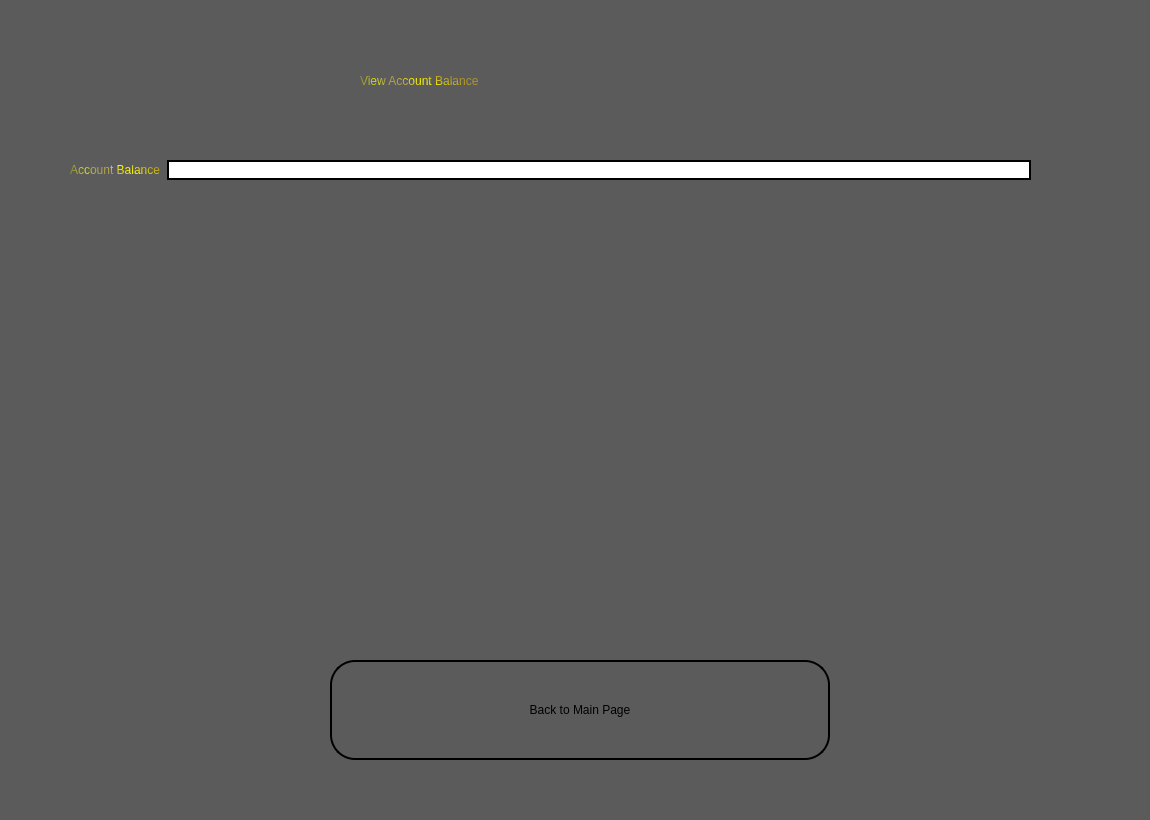
<?xml version="1.0" encoding="UTF-8"?>
<ui version="4.0">
 <class>User_Account_Balance</class>
 <widget class="QWidget" name="User_Account_Balance">
  <property name="geometry">
   <rect>
    <x>0</x>
    <y>0</y>
    <width>1150</width>
    <height>820</height>
   </rect>
  </property>
  <property name="windowTitle">
   <string>User - View Account Balance</string>
  </property>
  <property name="windowIcon">
   <iconset>
    <normaloff>C:/Users/Ahmed Mohammed/Desktop/Pictures/App_Icon.png</normaloff>C:/Users/Ahmed Mohammed/Desktop/Pictures/App_Icon.png</iconset>
  </property>
  <widget class="QLabel" name="Sign_In_Label">
   <property name="geometry">
    <rect>
     <x>0</x>
     <y>0</y>
     <width>1150</width>
     <height>820</height>
    </rect>
   </property>
   <property name="sizePolicy">
    <sizepolicy hsizetype="Fixed" vsizetype="Fixed">
     <horstretch>0</horstretch>
     <verstretch>0</verstretch>
    </sizepolicy>
   </property>
   <property name="styleSheet">
    <string notr="true">background-color: rgb(91, 91, 91);</string>
   </property>
   <property name="text">
    <string/>
   </property>
   <property name="pixmap">
    <pixmap>C:/Users/Ahmed Mohammed/Desktop/Pictures/ezgif-6-82dce513e7.png</pixmap>
   </property>
   <property name="scaledContents">
    <bool>true</bool>
   </property>
  </widget>
  <widget class="QPushButton" name="Back">
   <property name="geometry">
    <rect>
     <x>330</x>
     <y>660</y>
     <width>500</width>
     <height>100</height>
    </rect>
   </property>
   <property name="styleSheet">
    <string notr="true">border-color: qlineargradient(spread:pad, x1:0, y1:0, x2:1, y2:0, stop:0 rgba(0, 0, 0, 255), stop:1 rgba(255, 255, 255, 255));
font: 700 20pt &quot;Segoe Script&quot;;
color: qconicalgradient(cx:0.058, cy:0.636, angle:0, stop:0 rgba(91, 80, 0, 255), stop:0.16 rgba(136, 106, 22, 255), stop:0.168269 rgba(235, 219, 102, 255), stop:0.225 rgba(128, 105, 15, 255), stop:0.285 rgba(204, 181, 74, 255), stop:0.415 rgba(245, 236, 112, 255), stop:0.52 rgba(209, 190, 76, 255), stop:0.57 rgba(187, 156, 51, 255), stop:0.695 rgba(202, 174, 68, 255), stop:0.75 rgba(218, 202, 86, 255), stop:0.815 rgba(208, 187, 73, 255), stop:0.88 rgba(187, 156, 51, 255), stop:0.935 rgba(137, 108, 26, 255), stop:0.990385 rgba(119, 98, 14, 255), stop:1 rgba(35, 40, 3, 255));

color: qconicalgradient(cx:0.909, cy:1, angle:0, stop:0 rgba(217, 193, 0, 255), stop:0.16 rgba(136, 106, 22, 255), stop:0.168269 rgba(235, 219, 102, 255), stop:0.225 rgba(128, 105, 15, 255), stop:0.285 rgba(204, 181, 74, 255), stop:0.415 rgba(245, 236, 112, 255), stop:0.52 rgba(209, 190, 76, 255), stop:0.57 rgba(187, 156, 51, 255), stop:0.695 rgba(202, 174, 68, 255), stop:0.75 rgba(218, 202, 86, 255), stop:0.815 rgba(208, 187, 73, 255), stop:0.88 rgba(187, 156, 51, 255), stop:0.935 rgba(137, 108, 26, 255), stop:0.990385 rgba(119, 98, 14, 255), stop:1 rgba(35, 40, 3, 255));

border-radius: 25px; /* This should be half of the width/height */
border: 2px solid black; /* Optional: adds a visible border around the button */</string>
   </property>
   <property name="text">
    <string>Back to Main Page</string>
   </property>
  </widget>
  <widget class="QLabel" name="label_3">
   <property name="geometry">
    <rect>
     <x>360</x>
     <y>50</y>
     <width>481</width>
     <height>61</height>
    </rect>
   </property>
   <property name="styleSheet">
    <string notr="true">color: rgb(255, 255, 255);
color: qconicalgradient(cx:0, cy:0, angle:135, stop:0 rgba(255, 255, 0, 69), stop:0.375 rgba(255, 255, 0, 69), stop:0.423533 rgba(251, 255, 0, 145), stop:0.45 rgba(247, 255, 0, 208), stop:0.477581 rgba(255, 244, 71, 130), stop:0.518717 rgba(255, 218, 71, 130), stop:0.55 rgba(255, 255, 0, 255), stop:0.57754 rgba(255, 203, 0, 130), stop:0.625 rgba(255, 255, 0, 69), stop:1 rgba(255, 255, 0, 69));
font: 3000 24pt &quot;Segoe Script&quot;;
</string>
   </property>
   <property name="text">
    <string>View Account Balance</string>
   </property>
  </widget>
  <widget class="QWidget" name="layoutWidget">
   <property name="geometry">
    <rect>
     <x>70</x>
     <y>140</y>
     <width>961</width>
     <height>60</height>
    </rect>
   </property>
   <layout class="QHBoxLayout" name="horizontalLayout">
    <item>
     <widget class="QLabel" name="label">
      <property name="styleSheet">
       <string notr="true">color: qconicalgradient(cx:0, cy:0, angle:135, stop:0 rgba(255, 255, 0, 69), stop:0.375 rgba(255, 255, 0, 69), stop:0.423533 rgba(251, 255, 0, 145), stop:0.45 rgba(247, 255, 0, 208), stop:0.477581 rgba(255, 244, 71, 130), stop:0.518717 rgba(255, 218, 71, 130), stop:0.55 rgba(255, 255, 0, 255), stop:0.57754 rgba(255, 203, 0, 130), stop:0.625 rgba(255, 255, 0, 69), stop:1 rgba(255, 255, 0, 69));
font: 3000 20pt &quot;Segoe Script&quot;;</string>
      </property>
      <property name="text">
       <string>Account Balance</string>
      </property>
     </widget>
    </item>
    <item>
     <widget class="QLineEdit" name="Account_Balance_LE">
      <property name="styleSheet">
       <string notr="true">border-color: qlineargradient(spread:pad, x1:0, y1:0, x2:1, y2:0, stop:0 rgba(0, 0, 0, 255), stop:1 rgba(255, 255, 255, 255));
font: 700 20pt &quot;Segoe Script&quot;;
color: qconicalgradient(cx:0.058, cy:0.636, angle:0, stop:0 rgba(91, 80, 0, 255), stop:0.16 rgba(136, 106, 22, 255), stop:0.168269 rgba(235, 219, 102, 255), stop:0.225 rgba(128, 105, 15, 255), stop:0.285 rgba(204, 181, 74, 255), stop:0.415 rgba(245, 236, 112, 255), stop:0.52 rgba(209, 190, 76, 255), stop:0.57 rgba(187, 156, 51, 255), stop:0.695 rgba(202, 174, 68, 255), stop:0.75 rgba(218, 202, 86, 255), stop:0.815 rgba(208, 187, 73, 255), stop:0.88 rgba(187, 156, 51, 255), stop:0.935 rgba(137, 108, 26, 255), stop:0.990385 rgba(119, 98, 14, 255), stop:1 rgba(35, 40, 3, 255));


border-radius: 20px; /* This should be half of the width/height */
border: 2px solid black; /* Optional: adds a visible border around the button */</string>
      </property>
     </widget>
    </item>
   </layout>
  </widget>
 </widget>
 <resources/>
 <connections/>
</ui>
